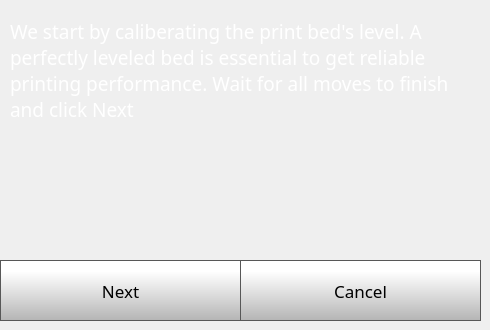
    <widget class="QWidget" name="quickStep1Page">
     <widget class="QLabel" name="caliberateLabel_6">
      <property name="geometry">
       <rect>
        <x>10</x>
        <y>10</y>
        <width>461</width>
        <height>121</height>
       </rect>
      </property>
      <property name="font">
       <font>
        <family>Gotham</family>
        <pointsize>14</pointsize>
        <weight>50</weight>
        <bold>false</bold>
       </font>
      </property>
      <property name="styleSheet">
       <string notr="true">color: rgb(255, 255, 255);</string>
      </property>
      <property name="text">
       <string>We start by caliberating the print bed's level. A perfectly leveled bed is essential to get reliable printing performance. Wait for all moves to finish and click Next</string>
      </property>
      <property name="wordWrap">
       <bool>true</bool>
      </property>
     </widget>
     <widget class="QPushButton" name="quickStep1NextButton">
      <property name="geometry">
       <rect>
        <x>0</x>
        <y>260</y>
        <width>241</width>
        <height>61</height>
       </rect>
      </property>
      <property name="font">
       <font>
        <family>Gotham</family>
        <pointsize>13</pointsize>
       </font>
      </property>
      <property name="styleSheet">
       <string notr="true">QPushButton {
     border: 1px solid rgb(87, 87, 87);
	background-color: qlineargradient(spread:pad, x1:0, y1:1, x2:0, y2:0.188, stop:0 rgba(180, 180, 180, 255), stop:1 rgba(255, 255, 255, 255));


}

QPushButton:pressed {
    background-color: qlineargradient(x1: 0, y1: 0, x2: 0, y2: 1,
                                      stop: 0 #dadbde, stop: 1 #f6f7fa);
}

QPushButton:flat {
    border: none; /* no border for a flat push button */
}

QPushButton:default {
    border-color: navy; /* make the default button prominent */
}

QPushButton:focus {
	outline: none;
}</string>
      </property>
      <property name="text">
       <string>Next</string>
      </property>
      <property name="iconSize">
       <size>
        <width>40</width>
        <height>40</height>
       </size>
      </property>
     </widget>
     <widget class="QPushButton" name="quickStep1CancelButton">
      <property name="geometry">
       <rect>
        <x>240</x>
        <y>260</y>
        <width>241</width>
        <height>61</height>
       </rect>
      </property>
      <property name="font">
       <font>
        <family>Gotham</family>
        <pointsize>13</pointsize>
       </font>
      </property>
      <property name="styleSheet">
       <string notr="true">QPushButton {
     border: 1px solid rgb(87, 87, 87);
	background-color: qlineargradient(spread:pad, x1:0, y1:1, x2:0, y2:0.188, stop:0 rgba(180, 180, 180, 255), stop:1 rgba(255, 255, 255, 255));


}

QPushButton:pressed {
    background-color: qlineargradient(x1: 0, y1: 0, x2: 0, y2: 1,
                                      stop: 0 #dadbde, stop: 1 #f6f7fa);
}

QPushButton:flat {
    border: none; /* no border for a flat push button */
}

QPushButton:default {
    border-color: navy; /* make the default button prominent */
}

QPushButton:focus {
	outline: none;
}</string>
      </property>
      <property name="text">
       <string>Cancel</string>
      </property>
      <property name="iconSize">
       <size>
        <width>40</width>
        <height>40</height>
       </size>
      </property>
     </widget>
    </widget>
